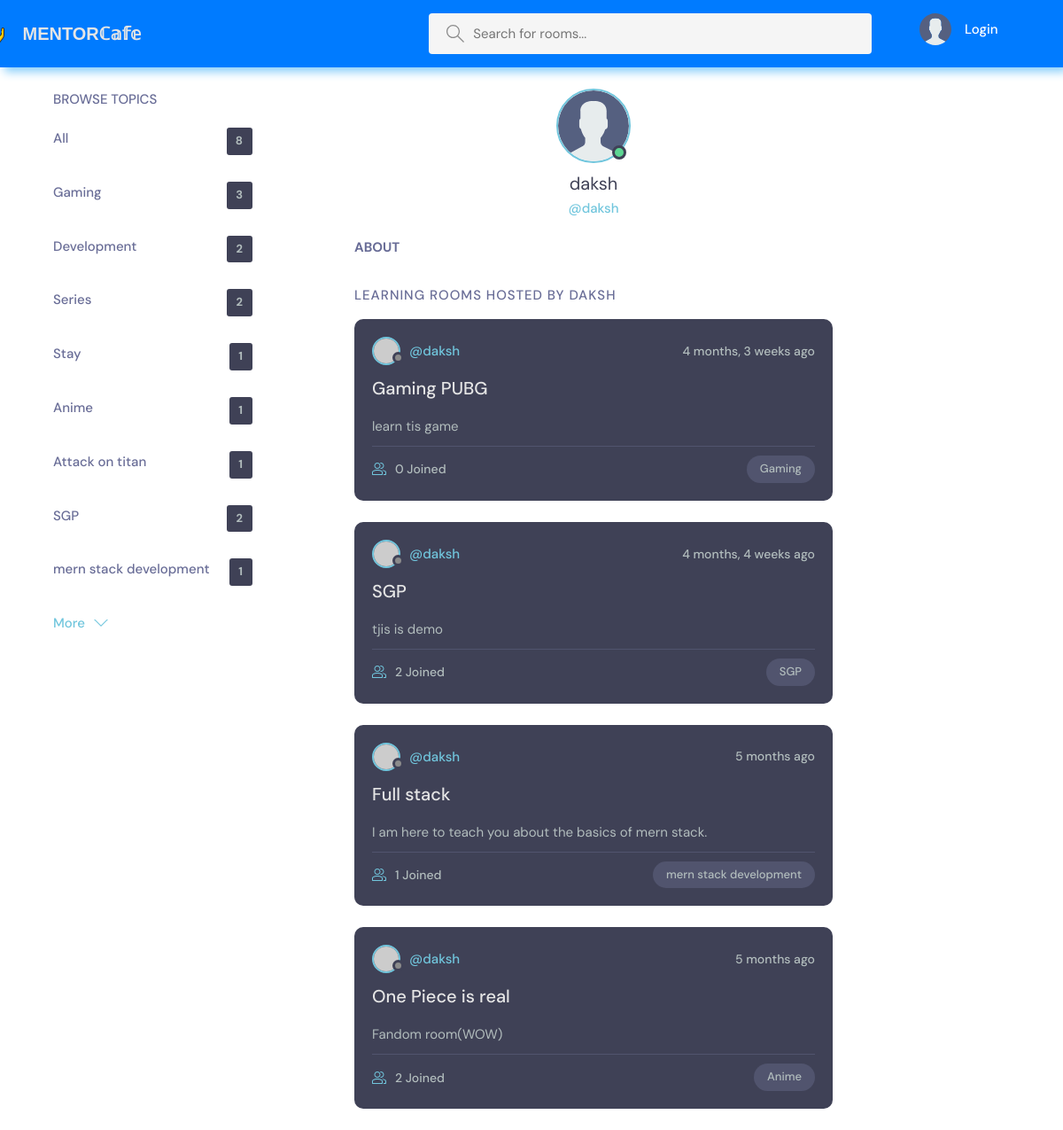
Screenshot of /profile/4 with the database file from the repository.
### base/models.py (models this page shows, shortened)
class Topic(models.Model):
    name = models.CharField(max_length=255)

class Room(models.Model):
    host = models.ForeignKey(User,on_delete=models.SET_NULL,null=True)
    topic = models.ForeignKey(Topic,on_delete=models.SET_NULL,null=True)
    name = models.CharField(max_length=255)
    description = models.TextField(null=True,blank=True)
    participants = models.ManyToManyField(User,related_name='participants',blank=True)
    updated = models.DateTimeField(auto_now_add=True)
    created = models.DateTimeField(auto_now_add=True)
    class Meta:
        ordering = ['-updated','created']

### base/views.py (the view)
# urls.py: path('profile/<slug:pk>', views.userProfile, name = "profile"),
def userProfile(request,pk):
    user = User.objects.get(id=pk)
    rooms = user.room_set.all()
    topics = Topic.objects.all()
    context = {'user': user,'topics':topics,'rooms':rooms}
    return render(request,'base/profile.html',context)

### base/templates/base/profile.html (shortened to what this page needs)
{% extends 'main.html'%}
{% load static%}
{%block content%}
<main class="profile-page layout layout--3">
        <div class="container">
          <div class="topics">
            <div class="topics__header">
              <h2>Browse Topics</h2>
            </div>
            <ul class="topics__list">
                <li>
                  <a href="{% url 'home' %}"> All <span>{{topics.count}}</span></a>
                </li>
                {%for topic in topics %}
                <li>
                  <a href="{% url 'home' %}?q={{topic.name}}">{{topic.name}} <span>{{topic.room_set.all.count}}</span></a>
                </li>
                {%endfor%}
              </ul>
            <button class="btn btn--link" href="/">
              More
              <svg version="1.1" xmlns="http://www.w3.org/2000/svg" width="32" height="32" viewBox="0 0 32 32">
                <title>chevron-down</title>
                <path d="M16 21l-13-13h-3l16 16 16-16h-3l-13 13z"></path>
              </svg>
            </button>
          </div>
          <div class="roomList">
            <div class="profile">
              <div class="profile__avatar">
                <div class="avatar avatar--large active">
                  <img src="{% static 'images/avatar.svg'%}" />
                </div>
              </div>
              <div class="profile__info">
                <h3>{{user.username}}</h3>
                <p>@{{user.username}}</p>
              </div>
              <div class="profile__about">
                <h3>About</h3>
              </div>
            </div>
            <div class="roomList__header">
              <div>
                <h2>Learning Rooms Hosted by {{user.username}}</a>
                </h2>
              </div>
            </div>
            {%for room in rooms%}
            <div class="roomListRoom">
              <div class="roomListRoom__header">
                <a href="{% url 'profile' room.host.id %}" class="roomListRoom__author">
                  <div class="avatar avatar--small">
                    <img src="https://randomuser.me/api/portraits/women/11.jpg" />
                  </div>
                  <span>@{{room.host.username}}</span>
                </a>
                <div class="roomListRoom__actions">
                  <span>{{room.created|timesince}} ago</span>
                </div>
              </div>
              <div class="roomListRoom__content">
                <a href="{% url 'room' room.id %}">{{room.name}}</a>
                <p>
                  {{room.description}}
                </p>
              </div>
              <div class="roomListRoom__meta">
                <a href="{% url 'room' room.id %}" class="roomListRoom__joined">
                    {{room.participants.all.count}}  Joined
                </a>
                <p class="roomListRoom__topic">{{room.topic.name}}</p>
              </div>
            </div>
            {%endfor%}
          </div>
        </div>
      </main>
{%endblock%}

### rows the page displays
Topic: name "Gaming", room_set.all.count "3"
Topic: name "Development", room_set.all.count "2"
Topic: name "Series", room_set.all.count "2"
Topic: name "Stay", room_set.all.count "1"
Topic: name "Anime", room_set.all.count "1"
Topic: name "Attack on titan", room_set.all.count "1"
Topic: name "SGP", room_set.all.count "2"
Topic: name "mern stack development", room_set.all.count "1"
Room: host.username "daksh", created "4 months, 3 weeks", name "Gaming PUBG", description "learn tis game", participants.all.count "0", topic.name "Gaming"
Room: host.username "daksh", created "4 months, 4 weeks", name "SGP", description "tjis is demo", participants.all.count "2", topic.name "SGP"
Room: host.username "daksh", created "5 months", name "Full stack", description "I am here to teach you about the basics of mern stack.", participants.all.count "1", topic.name "mern stack development"
Room: host.username "daksh", created "5 months", name "One Piece is real", description "Fandom room(WOW)", participants.all.count "2", topic.name "Anime"

### other values shown
{{ topics.count }} "8"
{{ user.username }} "daksh"
{{ user.username }} "DAKSH"
